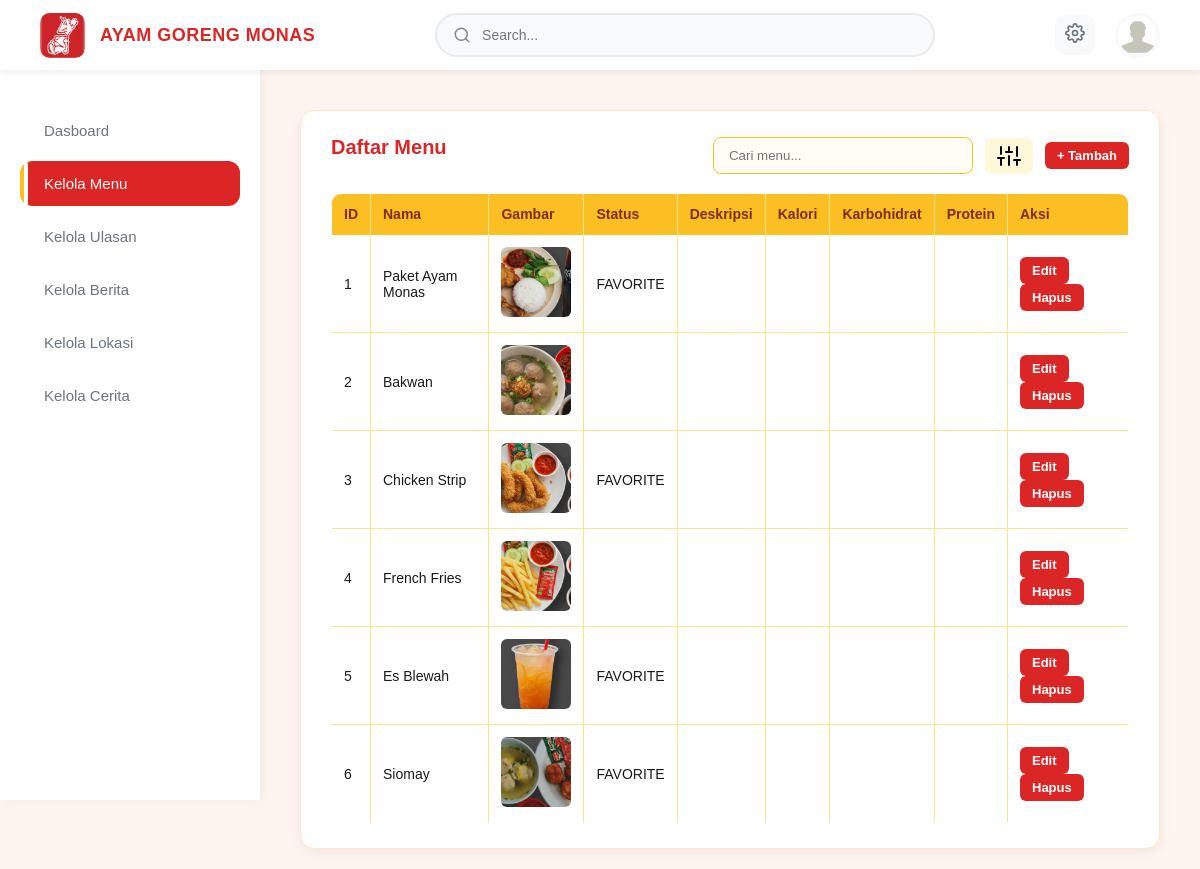
The app's page /Admin/menu/manage_menu.php, older data.
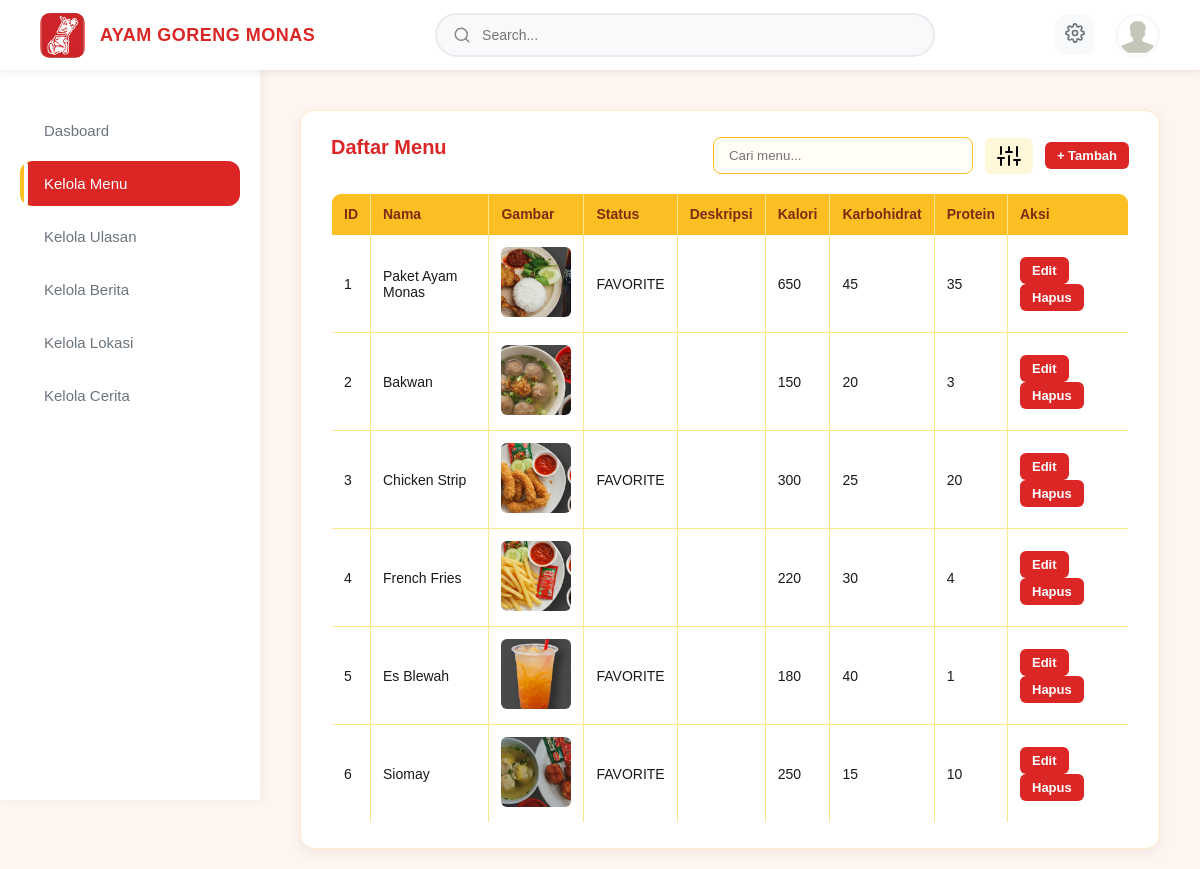
The same page, newer data.
### tables this page shows
CREATE TABLE menu (
    id INT AUTO_INCREMENT PRIMARY KEY,
    nama VARCHAR(50) NOT NULL,
    gambar VARCHAR(100) NOT NULL,
    status VARCHAR(20) DEFAULT NULL
);

### Admin/menu/manage_menu.php (the view, shortened to what this page needs)
<?php
$conn = mysqli_connect("localhost", "root", "", "ayamgoreng_monas");
?>
<!DOCTYPE html>
<html lang="en">
  <head>
    <link rel="stylesheet" href="../style_admin/manage_menu.css" />
  </head>
  <body>
    <?php
    include "../layout/header_admin.php";
    include "../layout/sidebar_admin.php";
    ?>
    <section class="main-content">
      <div class="table-section">
        <div class="table-header">
          <h2>Daftar Menu</h2>
          <div class="table-tools">
            <input type="text" placeholder="Cari menu..." class="search-menu">
            <button class="filter-btn">
              <i data-feather="sliders"></i>
            </button>
            <a href="tambah_menu.php">
              <button class="add-btn">+ Tambah</button>
            </a>
          </div>
        </div>
        <table border="1" cellpadding="8">
          <tr>
            <th>ID</th>
            <th>Nama</th>
            <th>Gambar</th>
            <th>Status</th>
            <th>Deskripsi</th>
            <th>Kalori</th>
            <th>Karbohidrat</th>
            <th>Protein</th>
            <th>Aksi</th>
          </tr>
          <?php
          $result = mysqli_query($conn, "SELECT * FROM menu");
          while ($row = mysqli_fetch_assoc($result)) {
            $namaMenu = htmlspecialchars($row['nama'], ENT_QUOTES);
            echo "<tr>";
            echo "<td>{$row['id']}</td>";
            echo "<td>{$row['nama']}</td>";
            echo "<td><img class='menu-img' src='../../Source/Daftar menu/{$row['gambar']}'></td>";
            echo "<td>{$row['status']}</td>";
            echo "<td>{$row['deskripsi']}</td>";
            echo "<td>{$row['kalori']}</td>";
            echo "<td>{$row['karbohidrat']}</td>";
            echo "<td>{$row['protein']}</td>";
            echo "<td>
                    <a href='edit_menu.php?id={$row['id']}'><button>Edit</button></a>
                    <button onclick=\"showDeleteConfirmation({$row['id']}, '{$namaMenu}', 'menu')\">Hapus</button>
                  </td>";
            echo "</tr>";
          }
          ?>
        </table>
      </div>
    </section>
  </body>
</html>

### Admin/layout/header_admin.php
<section class="navbar">
  <div class="header-left">
    <div class="restaurant-logo">
      <img src="../../Source/Logo.png" alt="restaurant-logo" />
    </div>
    <div class="restaurant-name">AYAM GORENG MONAS</div>
  </div>
  <div class="search-bar">
    <input type="text" placeholder="Search..." />
  </div>
  <div class="header-right">
    <div class="setting-button">
      <a href="../konten_Web/manage_konten.php"><i data-feather="settings" class="setting-btn"></i> </a>
    </div>
    <div class="profile">
      <img src="../../Source/admin.png" alt="admin-profile" />
    </div>
  </div>
</section>

### Admin/layout/sidebar_admin.php
<?php
$current_page = basename($_SERVER['PHP_SELF']);
?>
<section class="sidebar">
  <ul class="sidebar-menu">
    <li class="dashboard <?php if ($current_page == 'dashboard_admin.php') {echo 'active';} ?>">
      <a href="../dashboard/dashboard_admin.php">Dasboard</a>
    </li>
    <li class="manage-menu <?php if ($current_page == 'manage_menu.php') {echo 'active';} ?>">
      <a href="../menu/manage_menu.php">Kelola Menu</a>
    </li>
    <li class="manage-review <?php if ($current_page == 'manage_reviews.php') {echo 'active';} ?>">
      <a href="../ulasan/manage_reviews.php">Kelola Ulasan</a>
    </li>
    <li class="manage berita <?php if ($current_page == 'manage_berita.php') {echo 'active';} ?>">
      <a href="../berita/manage_berita.php">Kelola Berita</a>
    </li>
    <li class="manage lokasi <?php if ($current_page == 'manage_lokasi.php') {echo 'active';} ?>">
      <a href="../lokasi/manage_lokasi.php">Kelola Lokasi</a>
    </li>
    <li class="manage story <?php if ($current_page == 'manage_story.php') {echo 'active';} ?>">
      <a href="../story/manage_story.php">Kelola Cerita</a>
    </li>
  </ul>
</section>

Row changes from the older to the newer data that the page shows:
changed menu "Paket Ayam Monas": kalori (not shown) → "650"; karbohidrat (not shown) → "45"; protein (not shown) → "35"
changed menu "Bakwan": kalori (not shown) → "150"; karbohidrat (not shown) → "20"; protein (not shown) → "3"
changed menu "Chicken Strip": kalori (not shown) → "300"; karbohidrat (not shown) → "25"; protein (not shown) → "20"
changed menu "French Fries": kalori (not shown) → "220"; karbohidrat (not shown) → "30"; protein (not shown) → "4"
changed menu "Es Blewah": kalori (not shown) → "180"; karbohidrat (not shown) → "40"; protein (not shown) → "1"
changed menu "Siomay": kalori (not shown) → "250"; karbohidrat (not shown) → "15"; protein (not shown) → "10"
